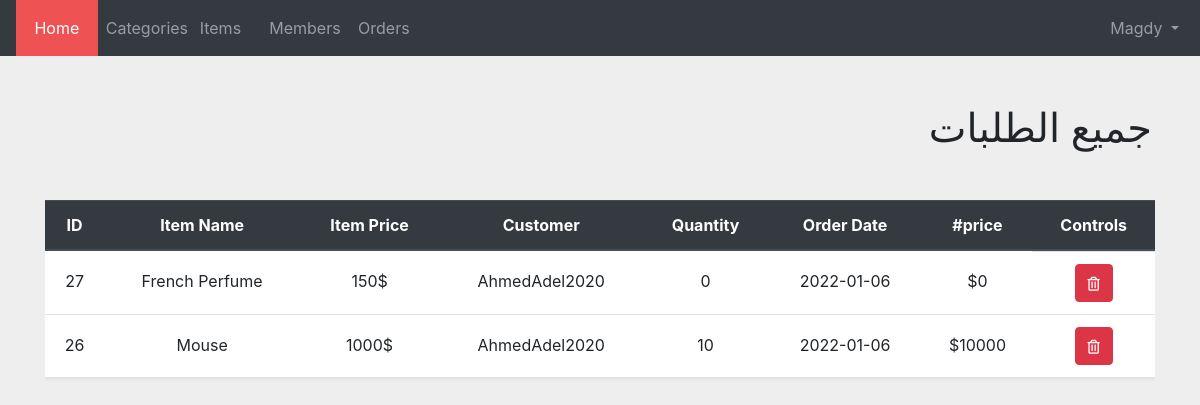
The app's page /admin/orders.php (signed in) with its own data.
### tables this page shows
CREATE TABLE `orders` (
  `order_Id` int(11) NOT NULL,
  `itemName` varchar(255) NOT NULL,
  `itemPrice` varchar(255) NOT NULL,
  `itemCustomer` varchar(255) NOT NULL,
  `OrderDate` date NOT NULL,
  `quantity` int(11) NOT NULL,
  `total_price` int(11) NOT NULL
);

### admin/orders.php (the view, shortened to what this page needs)
<?php
    if(isset($_SESSION['userName'])){
        include 'init.php';
        $do = isset($_GET['do'])?$_GET['do']:'Manage';
        if($do == 'Manage'){
            $stmt = $conn->prepare("SELECT * FROM orders ORDER BY order_Id DESC");
            $stmt->execute();
            $orders = $stmt->fetchAll();
        ?>
<h1 class="text-right m-5">جميع الطلبات</h1>
<div class="container">
    <div class="table-responsive mt-4">
        <table class="table members-table shadow-sm">
            <thead class="thead-dark">
                <tr>
                    <th scope="col">ID</th>
                    <th scope="col">Item Name</th>
                    <th scope="col">Item Price</th>
                    <th scope="col">Customer</th>
                    <th scope="col">Quantity</th>
                    <th scope="col">Order Date</th>
                    <th scope="col">#price</th>
                    <th scope="col">Controls</th>
                </tr>
            </thead>
            <tbody>
                <?php
                if(count($orders) == 0){
                    echo '<div class="alert alert-info">No Orders Founded<div>';
                }else{
                    foreach($orders as $order){
                                echo '<tr>';
                                    echo '<td>'. $order['order_Id'] .'</td>';
                                    echo '<td>'. $order['itemName'] .'</td>';
                                    echo '<td>'. $order['itemPrice'] .'</td>';
                                    echo '<td>'. $order['itemCustomer'] .'</td>';
                                    echo '<td>'. $order['quantity'] .'</td>';
                                    echo '<td>'. $order['OrderDate'] .'</td>';
                                    echo '<td>$'. $order['quantity'] * str_replace("$" , "" , $order['itemPrice']) .'</td>';
                                echo "
                                <td class='text-left d-flex justify-content-center'>
                                    <a href='orders.php?do=Delete&order_Id=".$order['order_Id'].
                                "'class='btn btn-danger text-white'>
                                <i class='far fa-trash-alt fa-sm'></i></a>
                                ";
                                echo    '</td>';
                                echo '</tr>';
                            }
                }
                ?>
            </tbody>
        </table>
    </div>
</div>
<?php }
    }else{
        header('Location: index.php');
        exit();
    }

### admin/layout/css/style.css (style rules this page uses)
*,body { padding: 0; margin: 0; box-sizing: border-box; }
body { background-color: #EEE; }
.members-table { background-color: #FFF; text-align: center; }
.members-table td { line-height: 2.3; }

### records on screen
orders: order_Id "27", itemName "French Perfume", itemPrice "150$", itemCustomer "AhmedAdel2020", quantity "0", OrderDate "2022-01-06"
orders: order_Id "26", itemName "Mouse", itemPrice "1000$", itemCustomer "AhmedAdel2020", quantity "10", OrderDate "2022-01-06", quantity+itemPrice "10000"

### other values on screen
substr($_SESSION['userName'] , 0,5) "Magdy"
